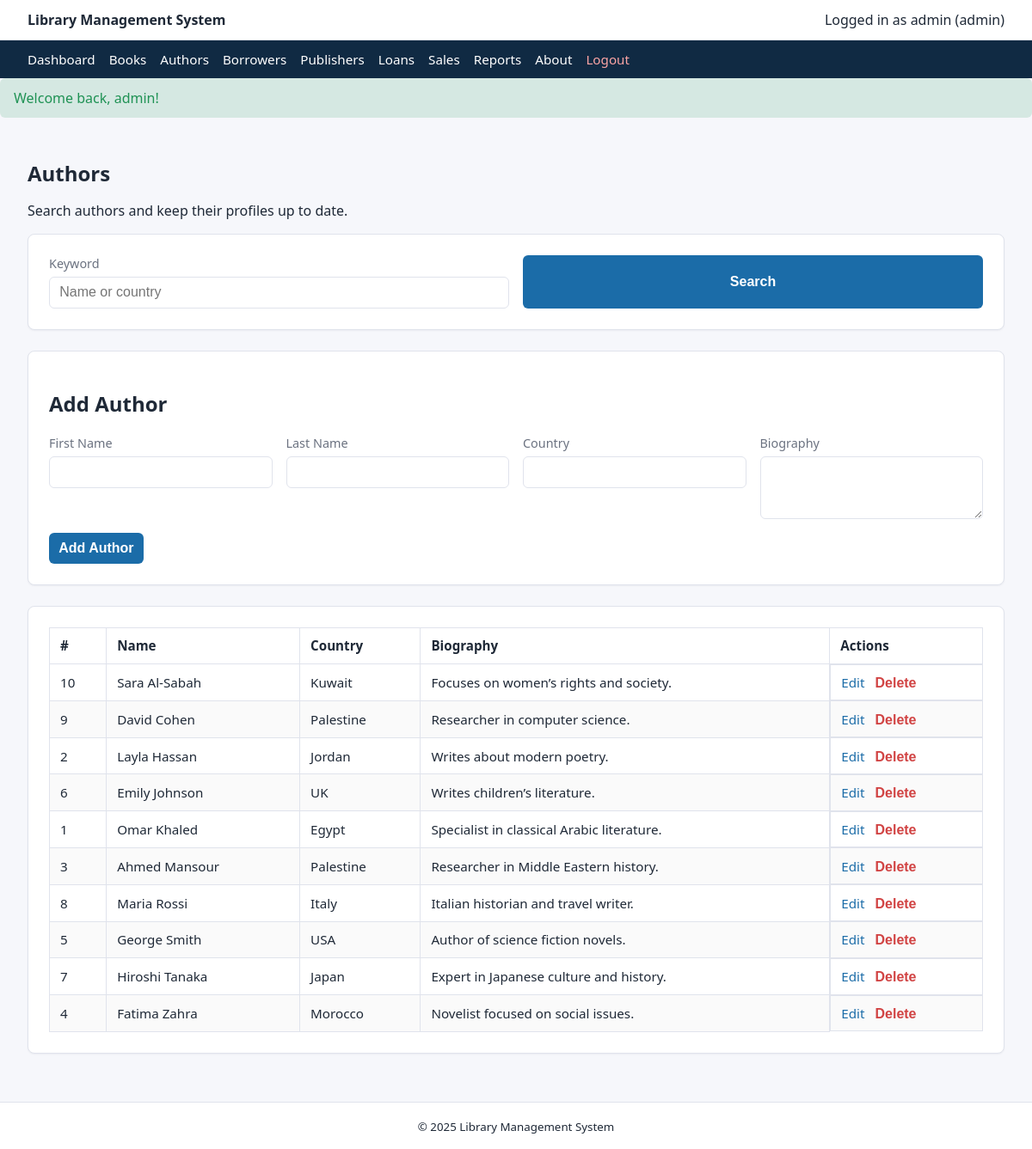
Page /authors.php (signed in) on the committed database.
### tables this page shows
CREATE TABLE `author` (
  `author_id` int(11) NOT NULL,
  `first_name` varchar(50) NOT NULL,
  `last_name` varchar(50) NOT NULL,
  `country` varchar(100) DEFAULT NULL,
  `bio` text DEFAULT NULL
);

### helpers.php (called while the page is built, shortened)
<?php
function current_user_role(): string
{
    return $_SESSION['role'] ?? 'student';
}
function escape_output(string $value): string
{
    return htmlspecialchars($value, ENT_QUOTES, 'UTF-8');
}

### authors.php (the view, shortened to what this page needs)
<?php
require_once 'bootstrap.php';
$isAdmin = current_user_role() === 'admin';
$editAuthor = null;
$search = trim($_GET['q'] ?? '');
$authorSql = "SELECT * FROM author WHERE 1=1";
$authorSql .= " ORDER BY last_name";
$stmt = mysqli_prepare($conn, $authorSql);
mysqli_stmt_execute($stmt);
$authors = mysqli_stmt_get_result($stmt);
require_once 'header.php';
?>
<section class="page-heading">
    <div>
        <h1>Authors</h1>
        <p>Search authors and keep their profiles up to date.</p>
    </div>
</section>
<section class="card">
    <form class="filter-form" method="get">
        <label>
            Keyword
            <input type="text" name="q" value="<?php echo escape_output($search); ?>" placeholder="Name or country">
        </label>
        <button type="submit">Search</button>
    </form>
</section>
<?php if ($isAdmin) : ?>
    <section class="card" id="form">
        <h2><?php echo $editAuthor ? 'Edit Author' : 'Add Author'; ?></h2>
        <form method="post" class="grid-form">
            <label>
                First Name
                <input type="text" name="first_name" value="<?php echo escape_output($editAuthor['first_name'] ?? ''); ?>" required>
            </label>
            <label>
                Last Name
                <input type="text" name="last_name" value="<?php echo escape_output($editAuthor['last_name'] ?? ''); ?>" required>
            </label>
            <label>
                Country
                <input type="text" name="country" value="<?php echo escape_output($editAuthor['country'] ?? ''); ?>">
            </label>
            <label>
                Biography
                <textarea name="bio" rows="3"><?php echo escape_output($editAuthor['bio'] ?? ''); ?></textarea>
            </label>
            <div class="form-actions">
                <button type="submit"><?php echo $editAuthor ? 'Update Author' : 'Add Author'; ?></button>
            </div>
        </form>
    </section>
<?php endif; ?>
<section class="card">
    <div class="table-wrapper">
        <table>
            <thead>
                <tr>
                    <th>#</th>
                    <th>Name</th>
                    <th>Country</th>
                    <th>Biography</th>
                    <?php if ($isAdmin) : ?>
                        <th>Actions</th>
                    <?php endif; ?>
                </tr>
            </thead>
            <tbody>
                <?php while ($author = mysqli_fetch_assoc($authors)) : ?>
                    <tr>
                        <td><?php echo $author['author_id']; ?></td>
                        <td><?php echo escape_output($author['first_name'] . ' ' . $author['last_name']); ?></td>
                        <td><?php echo escape_output($author['country'] ?? '—'); ?></td>
                        <td><?php echo escape_output($author['bio'] ?? ''); ?></td>
                        <?php if ($isAdmin) : ?>
                            <td class="actions">
                                <a href="authors.php?edit=<?php echo $author['author_id']; ?>#form">Edit</a>
                                <form method="post" onsubmit="return confirm('Delete this author?');">
                                    <button class="link-button danger" type="submit">Delete</button>
                                </form>
                            </td>
                        <?php endif; ?>
                    </tr>
                <?php endwhile; ?>
            </tbody>
        </table>
    </div>
</section>
<?php require_once 'footer.php'; ?>

### styles.css (style rules this page uses)
:root { font-family: "Segoe UI", Tahoma, Helvetica, Arial, sans-serif; color-scheme: light; --primary: #1b6ca8; --accent: #f4a261; --bg: #f6f7fb; --border: #e0e3ec; --text: #1f2937; --muted: #6b7280; --danger: #d14343; --success: #1f9254; }
* { box-sizing: border-box; }
body { margin: 0; background: var(--bg); color: var(--text); }
a { color: var(--primary); text-decoration: none; }
table { width: 100%; border-collapse: collapse; font-size: 0.95rem; }
th, td { border: 1px solid var(--border); padding: 0.65rem 0.75rem; text-align: left; }
th { background: #fff; font-weight: 600; }
tr:nth-child(even) { background: #fafafa; }
.card { background: #fff; border: 1px solid var(--border); border-radius: 8px; padding: 1.5rem; margin-bottom: 1.5rem; box-shadow: 0 1px 2px rgba(15, 23, 42, 0.05); }
.page-heading h1 { margin: 0 0 0.25rem 0; }
.filter-form, .grid-form, .inline-form, .auth-form { display: grid; gap: 1rem; }
.filter-form { grid-template-columns: repeat(auto-fit, minmax(180px, 1fr)); }
.grid-form { grid-template-columns: repeat(auto-fit, minmax(220px, 1fr)); }
label { font-size: 0.9rem; color: var(--muted); display: flex; flex-direction: column; gap: 0.35rem; }
input, select, textarea, button { border: 1px solid var(--border); border-radius: 6px; padding: 0.55rem 0.7rem; font-size: 1rem; }
button, .button { background: var(--primary); color: #fff; border: none; cursor: pointer; font-weight: 600; }
.form-actions { display: flex; gap: 1rem; align-items: center; }
.table-wrapper { overflow-x: auto; }
.actions { display: flex; gap: 0.75rem; align-items: center; }
.link-button { background: none; border: none; padding: 0; color: var(--primary); cursor: pointer; }
.link-button.danger { color: var(--danger); }

### rows in the picture
author: author_id "10", first_name+last_name "Sara Al-Sabah", country "Kuwait", bio "Focuses on women’s rights and society."
author: author_id "9", first_name+last_name "David Cohen", country "Palestine", bio "Researcher in computer science."
author: author_id "2", first_name+last_name "Layla Hassan", country "Jordan", bio "Writes about modern poetry."
author: author_id "6", first_name+last_name "Emily Johnson", country "UK", bio "Writes children’s literature."
author: author_id "1", first_name+last_name "Omar Khaled", country "Egypt", bio "Specialist in classical Arabic literature."
author: author_id "3", first_name+last_name "Ahmed Mansour", country "Palestine", bio "Researcher in Middle Eastern history."
author: author_id "8", first_name+last_name "Maria Rossi", country "Italy", bio "Italian historian and travel writer."
author: author_id "5", first_name+last_name "George Smith", country "USA", bio "Author of science fiction novels."
author: author_id "7", first_name+last_name "Hiroshi Tanaka", country "Japan", bio "Expert in Japanese culture and history."
author: author_id "4", first_name+last_name "Fatima Zahra", country "Morocco", bio "Novelist focused on social issues."

### other values in the picture
escape_output($_SESSION['username']) "admin"
escape_output(current_user_role()) "admin"
escape_output($flash['message']) "Welcome back, admin!"
